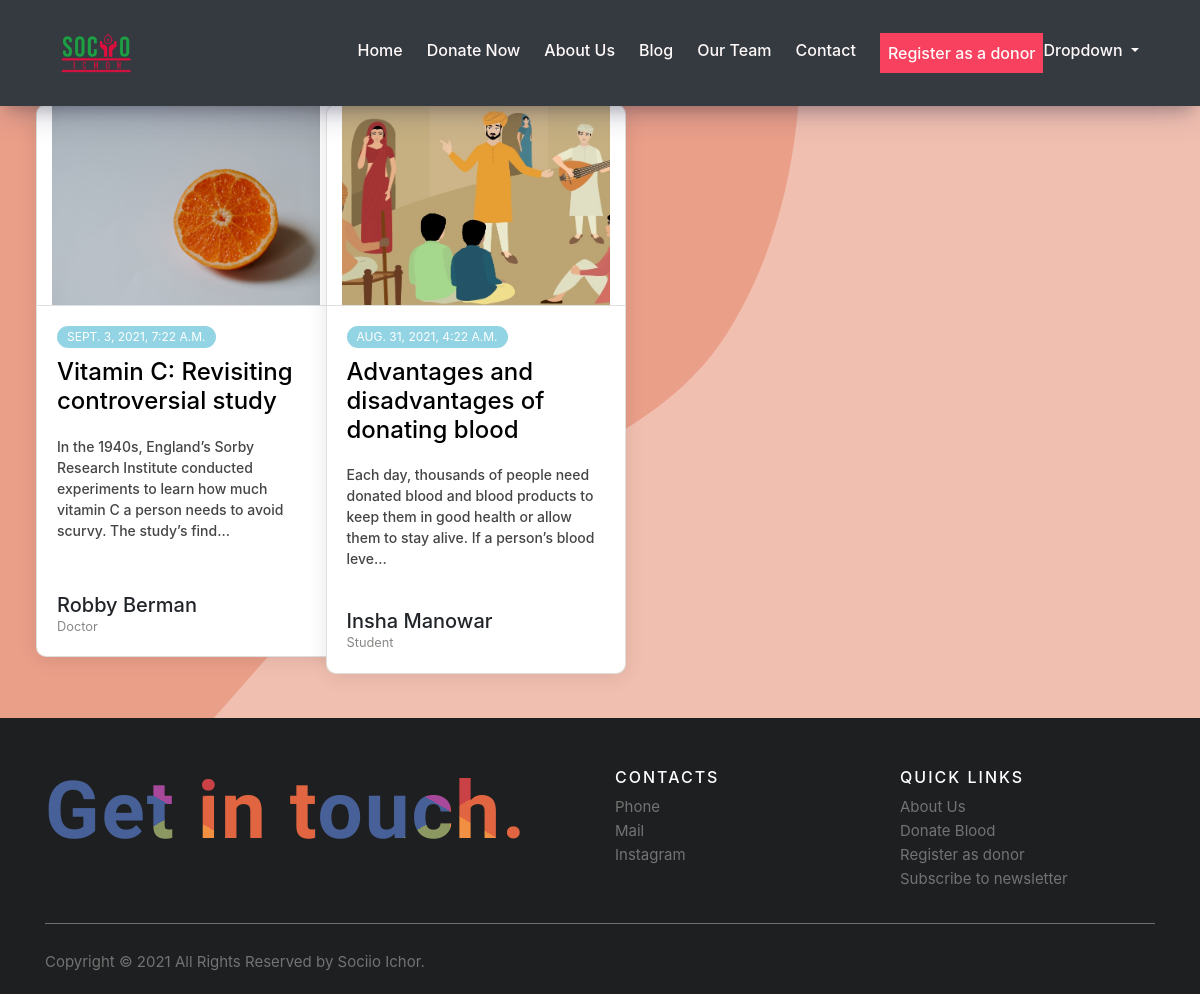
Screenshot of /blog/ with the database file from the repository.
### blog/models.py (models this page shows, shortened)
class Blog(models.Model):
    title = models.CharField(max_length=250, blank=False)
    introduction = models.TextField(default='')
    author = models.CharField(default=None, max_length=100)
    author_designation = models.TextField(default=None, max_length=100)
    about_author = models.TextField(blank=True)
    publish_date=models.DateTimeField(blank=True, null=True)
    tags = TaggableManager()
    slug = models.SlugField(unique=True, max_length=100)
    status = models.IntegerField(choices=STATUS, default=0)
    image_main = models.FileField(upload_to=upload_location_main, blank=False, null=True)

### blog/views.py (the view)
# urls.py: path('blog/', views.BlogList.as_view(), name='blog-list'),
class BlogList(generic.ListView):
    paginate_by = '6'
    queryset = Blog.objects.filter(status=STATUS_PUBLISH).order_by('-publish_date')
    template_name = 'blog/blog.html'
    context_object_name='posts'

### blog/templates/blog/blog.html (shortened to what this page needs)
{% extends 'home/base.html' %}
{% load static %}
{% block head %}
<link rel="stylesheet" href="https://cdn.jsdelivr.net/npm/bootstrap@4.5.3/dist/css/bootstrap.min.css">
{% endblock head %}
{% block content %}
<div class="container-fluid blog" style="margin-top: 5%; padding: 3%;">
  <div class="row">
    {% for p in posts %}
    <div class="col-lg-3 col-md-6 my-2">
      <div class="card">
       <a style="text-decoration: none;" href="{% url 'blog:blog-detail' p.slug %}">
        <div class="card-header">
          <img src="{{ p.image_main.url }}" alt="{{ p.title }}" />
        </div>
       </a>
        <div class="card-body">
          <span class="tag tag-teal">{{ p.publish_date }}</span>
          <a class="blog-title" style="text-decoration: none;" href="{% url 'blog:blog-detail' p.slug %}">
                     <h4>{{ p.title }}</h4>
          </a>
          <p>
            {{ p.introduction|slice:':150'}}...
          </p>
          <div class="user">
            <div class="user-info">
              <h5> {{ p.author }}</h5>
              <small>{{ p.author_designation }}</small>
            </div>
          </div>
        </div>
      </div>
        </div>
    {% endfor %}
  </div>
</div>
{% endblock content %}

### home/static/home/base-style.css (style rules this page uses)
body { font-family: 'Poppins', sans-serif; font-size: 16px; line-height: 24px; font-weight: 400; width: 100%; color: #212112; background-color: #cc5577; background-size: cover; background-attachment: fixed; overflow-x: hidden !important; transition: all 200ms linear; }
p { text-align: left; margin: 0; padding-top: 10px; opacity: 1; transform: translate(0); transition: all 300ms linear; transition-delay: 1700ms; }
.card { border: 0; box-shadow: rgba(0, 0, 0, 0.25) 0px 0.0625em 0.0625em, rgba(0, 0, 0, 0.25) 0px 0.125em 0.5em, rgba(255, 255, 255, 0.1) 0px 0px 0px 1px inset; }
.card { position: relative; display: flex; flex-direction: column; min-width: 0; word-wrap: break-word; background-color: #ffffff; background-clip: border-box; border: 1px solid #e6e4e9; border-radius: 8px; min-height: 255px; }
.card .card-header { background: none; padding: 0 0.9375rem; font-weight: 500; display: flex; align-items: center; min-height: 50px; }
.card-header:first-child { border-radius: calc(8px - 1px) calc(8px - 1px) 0 0; }

### blog/templates/blog/blog.html (style rules this page uses)
.blog { display: grid; gap: 20px; width: 100vw; margin: auto; }
.card { background-color: #fff; border-radius: 10px; box-shadow: 0 2px 20px rgba(0, 0, 0, 0.1); overflow: hidden; width: 300px; }
.card-header img { width: 100%; height: 200px; object-fit: cover; }
.card-body { display: flex; flex-direction: column; align-items: start; padding: 20px; min-height:350px; }
.tag { background-color: #ccc; color: #fff; border-radius: 50px; font-size: 12px; margin: 0; padding: 2px 10px; text-transform: uppercase; }
.tag-teal { background-color: #92d4e4; }
.card-body h4 { margin: 10px 0; }
.card-body p { font-size: 14px; margin: 0 0 40px 0; font-weight: 500; color: rgb(70, 68, 68); }
.user { display: flex; margin-top: auto; }
.user-info h5 { margin: 0; }
.user-info small { color: #888785; }
.blog-title { color: black; }

### rows the page displays
Blog: image_main (picture), publish_date "SEPT. 3, 2021, 7:22 A.M.", title "Vitamin C: Revisiting controversial study", introduction "In the 1940s, England’s Sorby Research Institute conducted experiments to learn how much vitamin C a person needs to avoid scurvy. The study’s find", author "Robby Berman", author_designation "Doctor"
Blog: image_main (picture), publish_date "AUG. 31, 2021, 4:22 A.M.", title "Advantages and disadvantages of donating blood", introduction "Each day, thousands of people need donated blood and blood products to keep them in good health or allow them to stay alive. If a person’s blood leve", author "Insha Manowar", author_designation "Student"
